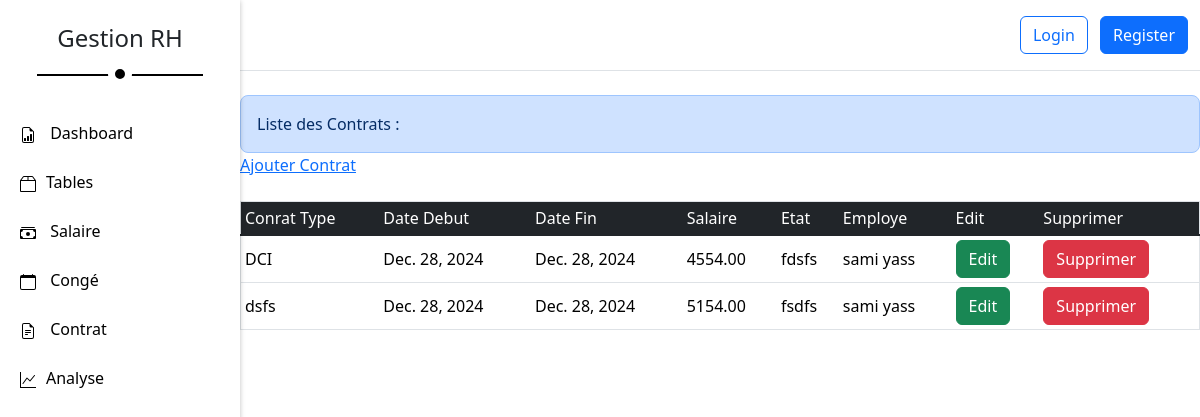
The page /rh/tables/contrat/ on the database as committed earlier.
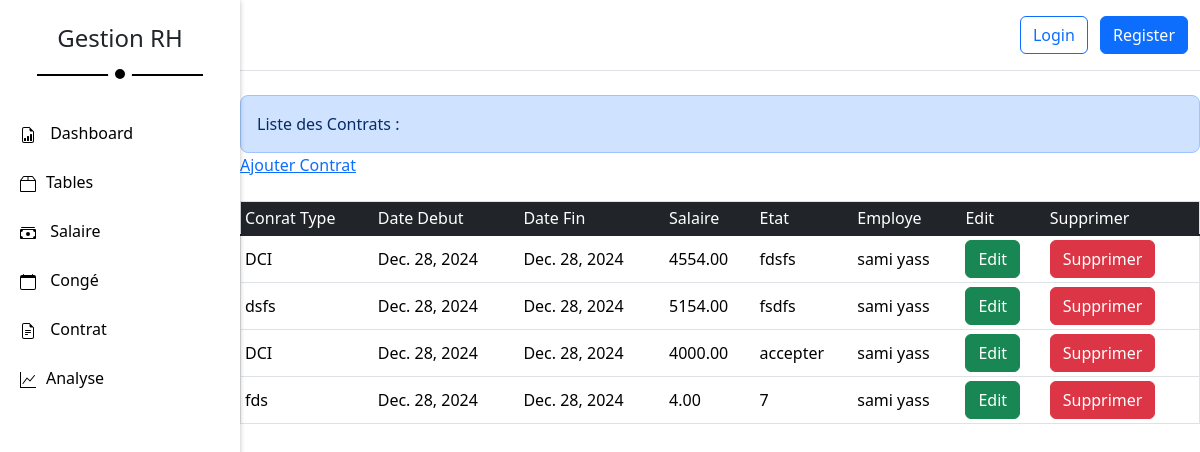
The same page on the database as committed later.
### apps/app/models.py (models this page shows)
class Contrat(models.Model):
    type_contrat = models.CharField(max_length=100)
    date_debut_contrat = models.DateField()
    date_fin_contrat = models.DateField()
    salaire = models.DecimalField(max_digits=10, decimal_places=2)
    etat = models.CharField(max_length=50)
    code_employe = models.ForeignKey(Employe, on_delete=models.CASCADE, related_name='contrats')

class Employe(models.Model):
    nomE = models.CharField(max_length=100)
    prenomE = models.CharField(max_length=100)
    gender = models.CharField(max_length=10)
    date_naissance_E = models.DateField()
    date_embauche_E = models.DateField()
    adresse_E = models.TextField()
    code_service = models.ForeignKey(Service, on_delete=models.SET_NULL, null=True, related_name='employes')
    def __str__(self):
        return f"{self.nomE} {self.prenomE}"

### apps/contrat/views.py (the view)
# urls.py: path('contrat/',views.afficheContrat, name="listeContrat"),
def afficheContrat(request):
    contrats = Contrat.objects.all()
    return render(request,"pages/RH/tables/contrat/listeContrat.html",{'contrats':contrats})

### templates/pages/RH/tables/contrat/listeContrat.html (shortened to what this page needs)
{% extends "../../../../base.html" %}
{% block content %}
<div class="container p-3 mt-4 text-primary-emphasis bg-primary-subtle border border-primary-subtle rounded-3">
    Liste des Contrats :
  </div>
  <div>
    <a href="{% url 'ajouterContrat' %}">Ajouter Contrat</a>
  </div>
<table border="1px" class="container my-4 table table-sm align-middle">
    <thead class="table-dark">
        <tr>
            <td>Conrat Type</td>
            <td>Date Debut</td>
            <td>Date Fin</td>
            <td>Salaire</td>
            <td>Etat</td>
            <td>Employe</td>
            <td>Edit</td>
            <td>Supprimer</td>
        </tr>
    </thead>
    <tbody class="table-group-divider">
        {% for contrat in contrats %}
        <tr>
            <td>{{contrat.type_contrat}}</td>
            <td> {{contrat.date_debut_contrat}} </td>
            <td> {{contrat.date_fin_contrat}} </td>
            <td> {{contrat.salaire}} </td>
            <td> {{contrat.etat}} </td>
            <td> {{contrat.code_employe}} </td>
            <td><a href="{% url 'modifierContrat' contrat.id %}" class="btn btn-success"> Edit </a></td>
            <td><a href="{% url 'supprimerContrat' contrat.id %}" class="btn btn-danger"> Supprimer </a></td>
        </tr>
        {% endfor%}
    </tbody>
</table>
{% endblock %}

### templates/base.html (shortened to what this page needs)
{% load static %}
<!DOCTYPE html>
<html lang="en">
<head>
    <link rel="stylesheet" href="{% static 'css/style.css' %}">
    <link rel="stylesheet" href="{% static 'css/bootstrap.min.css' %}">
</head>
<body style="display: flex;">
    {%  block side_menu %}
        <div class="side-menu">
            <div class="logo">Gestion RH</div>
            <ul class="liste">
                {% block liste_side_menu %}
                    <li><a href="" > <span>Dashboard</span></a></li>
                    <li><a href="{% url 'tables' %}"><svg xmlns="http://www.w3.org/2000/svg" width="16" height="16" fill="currentColor" class="bi bi-box2" viewBox="0 0 16 16">
                        <path d="M2.95.4a1 1 0 0 1 .8-.4h8.5a1 1 0 0 1 .8.4l2.85 3.8a.5.5 0 0 1 .1.3V15a1 1 0 0 1-1 1H1a1 1 0 0 1-1-1V4.5a.5.5 0 0 1 .1-.3zM7.5 1H3.75L1.5 4h6zm1 0v3h6l-2.25-3zM15 5H1v10h14z"/>
                      </svg><span>Tables</span></a></li>
                    <li><a href=""> <span>Salaire</span></a></li>
                    <li><a href=""><svg xmlns="http://www.w3.org/2000/svg" width="16" height="16" fill="currentColor" class="bi bi-calendar" viewBox="0 0 16 16">
                        <path d="M3.5 0a.5.5 0 0 1 .5.5V1h8V.5a.5.5 0 0 1 1 0V1h1a2 2 0 0 1 2 2v11a2 2 0 0 1-2 2H2a2 2 0 0 1-2-2V3a2 2 0 0 1 2-2h1V.5a.5.5 0 0 1 .5-.5M1 4v10a1 1 0 0 0 1 1h12a1 1 0 0 0 1-1V4z"/>
                      </svg> <span>Congé</span></a></li>
                    <li><a href=""> <span>Contrat</span></a></li>
                    <li><a href=""><span>Analyse</span></a></li>
                {% endblock %}
            </ul>
        </div>
    {% endblock %}
    <main class="flex-grow-1">
        {%block header %}
        <header class="border-bottom py-3 mb-4">
            <div class="container d-flex flex-wrap align-items-center justify-content-center justify-content-md-between">
                    {%block navBar %}
                  <div class="col-md-3 text-end align-self-end flex-grow-1">
                    <a href="/login"><button type="button" class="btn btn-outline-primary me-2">Login</button></a>
                    <a href="/register"><button type="button" class="btn btn-primary">Register</button></a>
                  </div>
                  {%endblock%}
            </div>
        </header>
        {%endblock%}
    {%block content%}
    {% endblock %}
    </main>
</body>
</html>

### static/css/style.css (style rules this page uses)
:root { --header-color : #f6f6f6; --main-color:#eeeeee; --text-color: #8c8d91; --btn-color:#0075ff; }
* { margin: 0; padding: 0; -webkit-box-sizing: border-box; -moz-box-sizing: border-box; box-sizing: border-box; list-style: none; }
body { min-height: 100vh; }
.side-menu { position: relative; display: flex; flex-direction: column; align-items: center; width: 30vh; padding-top: 20px; background-color: white; box-shadow: 0 1px 5px rgba(0 0 0/25%); }
.side-menu .logo { margin-bottom: 55px; font-size: 1.5em; font-weight: 500; position: relative; padding: 0 10px; }
.side-menu .logo::before { content: ''; position: absolute; bottom: -20px; left: -10px; width: calc(100% + 20px); height: 2px; background-color: black; }
.side-menu .logo::after { content: ''; position: absolute; bottom: -30px; left: 50%; transform: translateX(-50%); height: 10px; width: 10px; border: 7px solid white; background-color: black; border-radius: 50%; box-sizing: content-box; }
.side-menu .liste { width: 100%; padding: 0; }
.side-menu .liste li { list-style: none; margin-bottom: 5px; border-radius: 8px; }
.side-menu .liste a { text-decoration: none; display: inline-block; color: black; padding: 10px 20px; width: 100%; }
.side-menu .liste li a svg { margin-right: 10px; }

Rows that differ between the two databases and show on the page:
added Contrat: type_contrat "DCI", date_debut_contrat "Dec. 28, 2024", date_fin_contrat "Dec. 28, 2024", salaire "4000.00", etat "accepter", code_employe "sami yass"
added Contrat: type_contrat "fds", date_debut_contrat "Dec. 28, 2024", date_fin_contrat "Dec. 28, 2024", salaire "4.00", etat "7", code_employe "sami yass"
